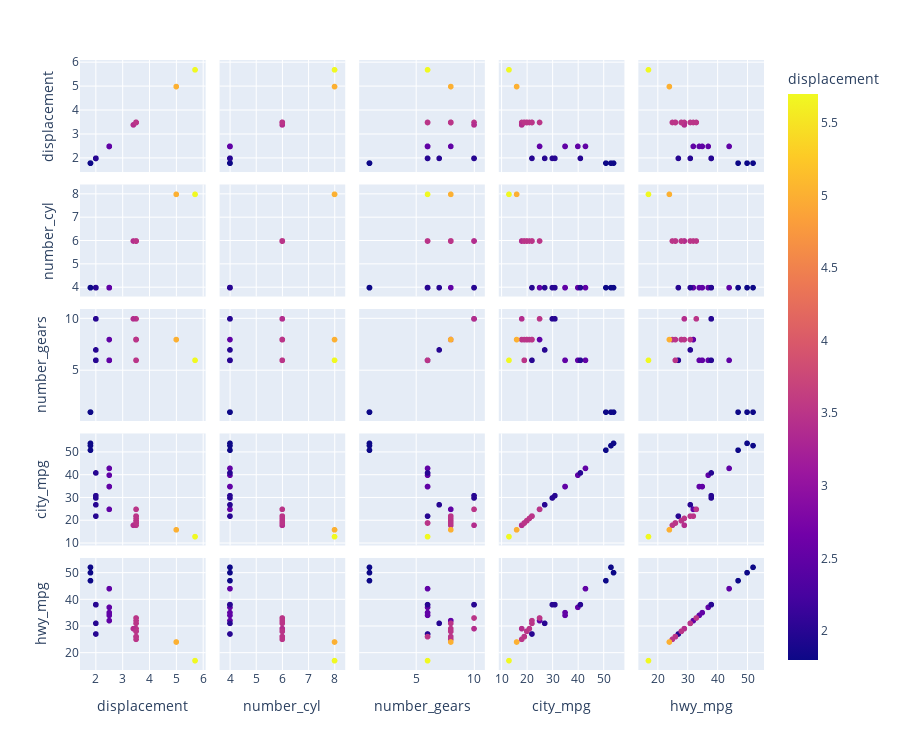

The cell this chart's notebook holds for it:
### Markdown cell above
Here we wanted to show a way to visualize multiple dimensional data, the first using the cross validation evaluation, and the second with the AIC evaluation, that in this case return the same optimal number of clusters.

### Code cell
import plotly.express as px
#number_cluster_cv_ex6 is the optimal number of cluster and we take the model indexing in the list of models already fitted using MoG 
model_cv_ex6 = models_ex6[number_cluster_cv_ex6-1] 
#model_cv_ex6 is the optimal number
lebll_cv_ex6 = model_cv_ex6.fit_predict(df_te_ex6)
fig_cv_ex6 = px.scatter_matrix(df_te_ex6, dimensions=["displacement","number_cyl","number_gears","city_mpg","hwy_mpg"],color="displacement")
fig_cv_ex6.update_layout(
                    height=750,
)
fig_cv_ex6.show()

### Figure 1 — Plotly figure (JSON) as saved in the notebook; plotly's stock layout.template omitted (floating-point values rounded to 4 significant figures)
{"data": [{"dimensions": [{"axis": {"matches": true}, "label": "displacement", "values": [2.5, 2, 2, 3.5, 3.5, 1.8, 2.5, 2.5, 2.5, 3.5, 1.8, 5.7, 3.5, 2, 3.5, 3.5, 3.5, 1.8, 2, 3.5, 2.5, 3.4, 3.5, 2, 5, 3.5]}, {"axis": {"matches": true}, "label": "number_cyl", "values": [4, 4, 4, 6, 6, 4, 4, 4, 4, 6, 4, 8, 6, 4, 6, 6, 6, 4, 4, 6, 4, 6, 6, 4, 8, 6]}, {"axis": {"matches": true}, "label": "number_gears", "values": [6, 6, 10, 8, 8, 1, 6, 6, 8, 8, 1, 6, 8, 7, 8, 10, 6, 1, 10, 8, 6, 10, 8, 6, 8, 6]}, {"axis": {"matches": true}, "label": "city_mpg", "values": [35, 22, 30, 22, 18, 54, 35, 43, 25, 20, 53, 13, 19, 27, 21, 25, 19, 51, 31, 22, 40, 18, 20, 41, 16, 19]}, {"axis": {"matches": true}, "label": "hwy_mpg", "values": [35, 27, 38, 32, 25, 50, 34, 44, 32, 28, 52, 17, 26, 31, 29, 33, 26, 47, 38, 31, 37, 29, 28, 38, 24, 26]}], "hovertemplate": "%{xaxis.title.text}=%{x}<br>%{yaxis.title.text}=%{y}<br>displacement=%{marker.color}<extra></extra>", "legendgroup": "", "marker": {"color": [2.5, 2, 2, 3.5, 3.5, 1.8, 2.5, 2.5, 2.5, 3.5, 1.8, 5.7, 3.5, 2, 3.5, 3.5, 3.5, 1.8, 2, 3.5, 2.5, 3.4, 3.5, 2, 5, 3.5], "coloraxis": "coloraxis", "symbol": "circle"}, "name": "", "showlegend": false, "type": "splom"}], "layout": {"coloraxis": {"colorbar": {"title": {"text": "displacement"}}, "colorscale": [[0, "#0d0887"], [0.1111, "#46039f"], [0.2222, "#7201a8"], [0.3333, "#9c179e"], [0.4444, "#bd3786"], [0.5556, "#d8576b"], [0.6667, "#ed7953"], [0.7778, "#fb9f3a"], [0.8889, "#fdca26"], [1, "#f0f921"]]}, "dragmode": "select", "height": 750, "legend": {"tracegroupgap": 0}, "margin": {"t": 60}}}
